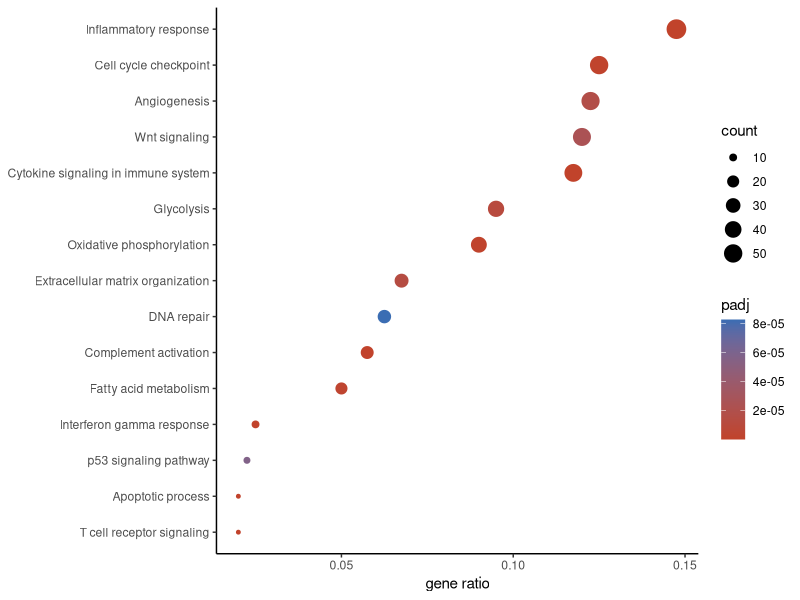

Source code (R):
#!/usr/bin/env Rscript
# Standalone reproduction. Run inside the pinned pubplot container.
suppressPackageStartupMessages(library(ggplot2))

raw <- read.csv("input_enrichment_results.csv", check.names = FALSE)
d <- data.frame(term = as.character(raw[["Description"]]), padj = as.numeric(raw[["p.adjust"]]))
d$count <- as.numeric(raw[["Count"]])
d$x <- sapply(strsplit(as.character(raw[["GeneRatio"]]), "/"), function(a) as.numeric(a[1])/as.numeric(a[2])); xlab <- "gene ratio"
d <- d[order(d$padj), ][seq_len(min(15, nrow(d))), ]
d$term <- factor(d$term, levels = d$term[order(d$x)])
p <- ggplot(d, aes(x, term)) + geom_point(aes(size = count, colour = padj)) +
  scale_colour_gradient(low = "#C1432B", high = "#3B6DB3") + labs(x = xlab, y = NULL) + theme_classic()
p <- p
ggsave("figure_enrichment_results_enrich.pdf", p, width = 7.2, height = 6)
cat("Reproduced figure.\n")
